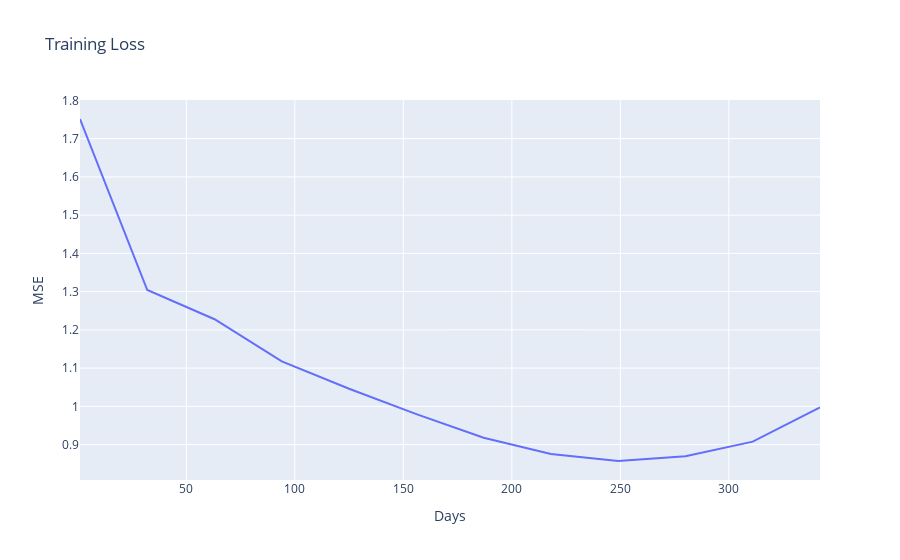
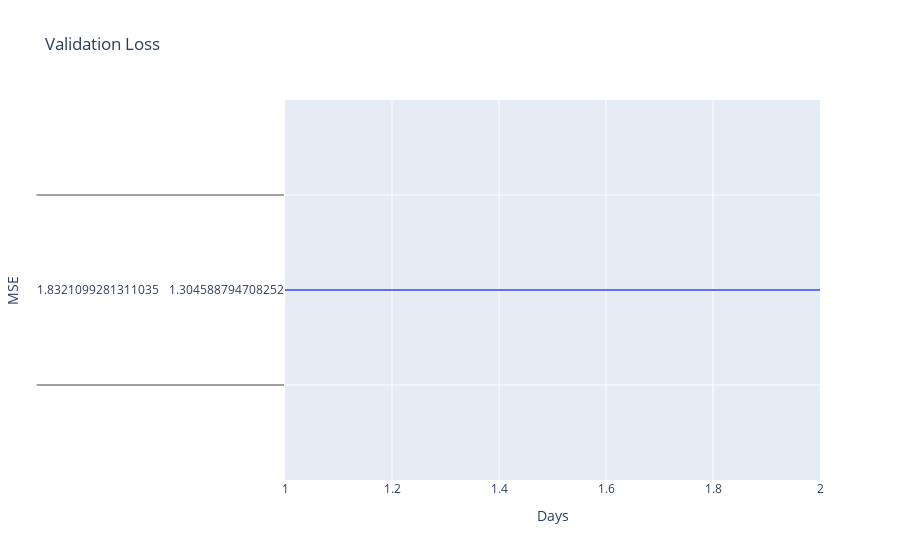

Notebook code cell kept with these figures, in order:
### Code cell
# Compare the pretrained and non-pretrained results
#

def get_final_metrics(history):
    return {key: value['loss'][-1][0] for key, value in history.items()}

def get_final_val_metrics(evaluations):
    return evaluations.copy()

def create_trace(x_data, y_data, name):
    return go.Scatter(x=list(x_data.keys()), y=list(y_data.values()), mode='lines', name=name)

def create_layout(title, x_title, y_title):
    return go.Layout(
        title=title,
        xaxis=dict(title=x_title),
        yaxis=dict(title=y_title),
        legend=dict(x=1, y=1, traceorder='normal', orientation='v')  # Adjusted legend position
    )

def create_and_show_figure(traces, layout):
    fig = go.Figure(data=traces, layout=layout)
    fig.show()

# Get final metrics
losses = get_final_metrics(train_histories)
val_losses = get_final_val_metrics(evaluations)

# Create figures and traces
#
trace_train_loss = create_trace(losses, losses, 'train_loss_with_pretraining')
trace_val_loss = create_trace(val_losses, val_losses, 'val_loss_with_pretraining')
layout_train_loss = create_layout('Training Loss', 'Days', 'MSE')
layout_val_loss = create_layout('Validation Loss', 'Days', 'MSE')
fig_train_loss = go.Figure(data=[trace_train_loss], layout=layout_train_loss)
fig_val_loss = go.Figure(data=[trace_val_loss], layout=layout_val_loss)
create_and_show_figure([trace_train_loss], layout_train_loss)
create_and_show_figure([trace_val_loss], layout_val_loss)

### Figure 1 — Plotly figure (JSON) as saved in the notebook; plotly's stock layout.template omitted (floating-point values rounded to 4 significant figures)
{"data": [{"mode": "lines", "name": "train_loss_with_pretraining", "type": "scatter", "x": [1, 32, 63, 94, 125, 156, 187, 218, 249, 280, 311, 342], "y": [1.751, 1.304, 1.228, 1.118, 1.046, 0.9798, 0.9179, 0.8757, 0.8571, 0.8693, 0.9077, 0.9972]}], "layout": {"legend": {"orientation": "v", "traceorder": "normal", "x": 1, "y": 1}, "title": {"text": "Training Loss"}, "xaxis": {"title": {"text": "Days"}}, "yaxis": {"title": {"text": "MSE"}}}}

### Figure 2 — Plotly figure (JSON) as saved in the notebook; plotly's stock layout.template omitted (floating-point values rounded to 4 significant figures; data arrays with more than 128 entries replaced by an {"elided": "..."} marker saying what was removed)
{"data": [{"mode": "lines", "name": "val_loss_with_pretraining", "type": "scatter", "x": {"elided": "342 int values"}, "y": {"elided": "342x2 float values"}}], "layout": {"legend": {"orientation": "v", "traceorder": "normal", "x": 1, "y": 1}, "title": {"text": "Validation Loss"}, "xaxis": {"title": {"text": "Days"}}, "yaxis": {"title": {"text": "MSE"}}}}
